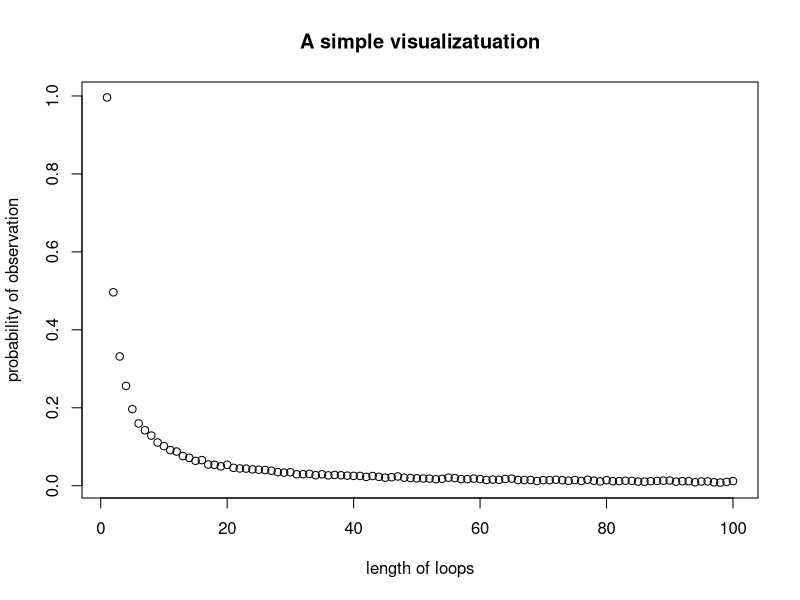

This chart was generated by the following R code:
## Statistical Programming, Practical 2
## Github repo: https://github.com/ElliotLeishman/Group_Assignment_2.git
## Christos Giannikos (s2436019), Elliot Leishman (s1808740), 
## Patrick Renaud (s2462989)
## Christos Giannikos (Pall Function, formatted the graph)
## Elliot Leishman (Pone, Box_Choice and check functions & commenting up to Pall)
## Patrick Renaud (Dloops Function and comments, value of final probability)


## We have 2n prisoners’ numbered between 1 and 2n. Each prisoner enters a room 
## filled with 2n boxes, each boxes in turn has a number between 1 and 2n inside 
## it. Each prisoner gets to choose n boxes, if every prisoner chooses a box 
## containing their own number all prisoners go free. In this assignment we 
## investigate the effect different strategies for picking the boxes has on the 
## probability that the prisoners all go free. 
## Specifically, we investigate the following three strategies:
## 1: Each prisoner starts with the box corresponding to their number, eg. The 
## first prisoner will open the first box. If the number inside this box is the 
## prisoners’ number then the prisoner has found their number. If it isn’t they 
## move to the box corresponding to that number. This is repeated until the 
## prisoner has selected n boxes.
## 2: Exactly the same as strategy 1 but each prisoner starts with a random box.
## 3: Each prisoner chooses n boxes at random.

##General Outline: 
## We define a function called Box_Choice which returns the box choices a 
## prisoner will make depending on the strategy they have chosen. Next, we 
## define a check function which simply checks if a vector contains a specific 
## determined element. We then define a function Pone which determines the 
## probability an individual prisoner will find their number given a strategy. 
## Function Pall then determines the probability that all prisoners go free. 
## Finally, we define a function dloops to investigate the presence of
## loops in a random shuffling of boxes and then find the probability of each
## loop length 1:2n occurring at least once per shuffling.



Box_Choice <- function(n, k, box_values, strategy){
  ## This function will be called when we need a selection of boxes as chosen 
  ## by either strategy 1, 2 or 3. Its inputs are:
  ##    n - The number of boxes to be chosen,
  ##    k - The number of specific prisoner,
  ##    box_values - The number inside each box (to be generated before function
  ##    is called),
  ##    strategy - Determines which strategy we should use out of 1,2 or 3.
  ## The function outputs a vector, named choice, of n numbers between 1 and 2n 
  ## inclusive which have been chosen by following the indicated strategy.
  
  choice <- array(0, c(n)) ## Intialise choice vector
  if (strategy == 1){ ## Strategy 1
    choice[1] <- box_values[k] ## Sets first element as the number in box k.
    for (i in 2:n){
      choice[i] <- box_values[choice[i-1]]
    }
  }
  if (strategy == 2){
    random <- sample(1:(2*n), 1, replace = FALSE) ## Selects the random number
    ## to start from.
    choice[1] <- box_values[random]
    for (i in 2:n){
      choice[i] <- box_values[choice[i-1]]
    }
  }
  if (strategy == 3){
    choice <- sample(1:(2*n),n, replace = FALSE) ## Generates n random integers 
    ## between 1 and 2n.
  }
  return(choice)
}

check <- function(k, a){
  ## Function checks if a number k is in a vector a if so it returns 1 else 0.
  if (k %in% a){return(1)}
  else{return(0)}
}


Pone <- function(n, k, strategy, nreps){
  ## Function which runs a stochastic model to estimate the probability one
  ## prisoner finds their number. Its inputs are:
  ##    n - number of boxes opened by prisoner,
  ##    k - prisoner number,
  ##    strategy - strategy deployed by prisoner,
  ##    nreps - number of times we run stochastic model.
  ## It outputs a real number.
  count <- 0 ## Initialise counter
  for (i in 1:nreps){
    box_values <- sample(1:(2 * n), 2 * n, replace = FALSE) ## Generates the 
    ## numbers in each box randomly.
    count <- count + check(k, Box_Choice(n, k, box_values, strategy)) ## If the 
    ## vector returned by the Box_Choice function contains the prisoners number
    ## we add one to the counter.
  }
  return(count/nreps)
}


Pall <- function(n, strategy, nreps){
  ## Function runs a stochastic simulation to estimate the probability that all 
  ## prisoners find their number and hence are released. It has the inputs n, 
  ## strategy and nreps, which are already defined in previous functions. It
  ## returns a real number between 0 and 1.
  ## It works by first initialising a zero array of dimensions nreps x 2n. Then
  ## generating the numbers inside each box, since these numbers should be same 
  ## for all prisoners in each simulation. We then replace the entries of the
  ## array using the check and Box_Choice functions to store data on if each
  ## prisoner finds their number. We then manipulate this data to return the 
  ## probability.
  
  
  A <- array(0, c(nreps, 2 * n)) ## Set up empty array.
  for (i in 1:nreps){
    box_values <- sample(1:(2 * n), 2 * n, replace = FALSE)
    for (k in 1:(2 * n)){
      A[i,k] <- check(k, Box_Choice(n, k, box_values, strategy))
    }
  }
  x <- apply(A, 1, sum) ## Sum rows 
  x <- match(x, 2 * n)  ## Finds entries equalling 2n, these are the ones where 
  ## all prisoners find their number.
  x <- x[which(x!="NA")]## Remove NAs
  return(length(x)/ nreps)
}

## We now estimate the probability a prisoner finds their number by running the
## function Pone, for each strategy, first for n = 5. 
Pone(5, 1, 1, 1000) ;Pone(5, 1, 2, 1000);Pone(5, 1, 3, 1000)
## and then for n = 50.
Pone(50, 1, 1, 1000);Pone(50, 1, 2, 1000);Pone(50, 1, 3, 1000)
## We have set k = 1 as the choice of k is arbitrary and will not affect the 
## probabilities.

## Now we estimate the joint probability all prisoners are freed by running the
## function Pall, for each strategy, again for n = 5 and n = 50.
Pall(5, 1, 1000);Pall(5, 2, 1000);Pall(5, 3, 1000)
Pall(50, 1, 1000);Pall(50, 2, 1000);Pall(50, 3, 1000)


## The results from running the function suggest that all three strategies give 
## approximately the same chance of suggest for one prisoner. However, rather 
## surprisingly, for all the prisoners to achieve success, the first strategy is 
## much better at around 33% chance of success. We hypothesise this is due to 
## this method not being truly independent since the prisoners all start at the 
## box predetermined by their number. 

## It is worth pointing out that if strategies 2 and 3 are indeed independent as 
## the simulation would suggest, the joint probability of two prisoners being 
## set free (ie n=1) is 0.5^2 or 0.25. This is less than the probability of 100 
##prisoners being released if they follow strategy 1.



dloops <- function(n,nreps){
  ## This function simulates the probabilities that a loop of 1 to 2n length
  ## can occur within one random shuffling of boxes. It takes the inputs n 
  ## and nreps and returns an probability vector of length 2n (loop_freq). It 
  ## first initialises a zero vector of length 2n and then for 1:nreps 
  ## iterations will generate a 2n*2n empty matrix (loops) where we can store 
  ## our found loops in order to avoid counting the same loop multiple times. 
  ## It will then sample 2n values from 1:2n simulating the boxes (b). 
  ## The function will then loop over each element of our sample (b) and search 
  ## for loops within the sample. It will then store any loops found in our 
  ## 2n*2n matrix and will count the number of times a loop of each length 
  ## occurs in the (loop_freq) vector. Once the whole sample has been checked it
  ## will start again and continue until nreps have been reached. To end, the 
  ## function will then take the (loop_freq) vector and it will divide each 
  ## element by the total number of iterations which were done
  ## The function then returns us the probability vector, whose elements 
  ## represent the probability with which loops of length 1:2n occur.
  
  
  loop_freq=array(0,2*n) # Set up empty vector to count loop length frequency
  
  for (h in 1:nreps){
    loops=array(0,c(2*n,2*n)) # Set up empty vector to store loops
    b <- sample(1:(2*n), 2*n, replace = FALSE)
    
    for (j in b){
      
      if (check(b[j],loops)==0){ # Check if loop already exists in s
        loops[j,1]<-b[j]
        
        for (i in 2:(2*n)){ # Initialise recursion
          loops[j,i]<-b[loops[j,i-1]]
          
          if (loops[j,i]==b[j]){ # Check if new box is same as original box
            loop_freq[i-1]<-loop_freq[i-1]+1
            break
          }
          
          # If we reach 2n i without finding the first number again then the
          # 2nth box must conatin the number for box 1 and so we have a loop
          # of length 2n
          if (loops[j,(2*n)]!=b[j] && loops[j,(2*n)]!=0){
            loop_freq[(2*n)]<-loop_freq[(2*n)]+1
          }
        }
      }
    }
  }
  print(loop_freq)
  loop_prob<-loop_freq/nreps # Find probabilities from frequency
  return(loop_prob) # Return the probability vector
}

# Sample of probabilities for n=50 and 10000 nreps
d<-dloops(50,10000)

## Furthermore, we will try to access the probability of no loops longer than 
## n=50 appearing in a random reshuffling of cards to boxes. This probability 
## can be estimated by 1 minus the sum the estimated probabilities of observing 
## a loop of length l, l=51,52,...,100 in a random shuffling of 100 cards, i.e.
p_under_50=1-sum(d[51:100])
p_under_50
## This probability is equal to the probability that 100 prisoners succeed in 
## finding their cards when acting under strategy 1, i.e pall(100,1,), since the
## existence or not of a loop larger than n is what determines whether they 
## succeed or not. As a result, we expect it to be close to 0.3333, since in 
## theory it is equal to 1-(1/51+1/52+...+1/100)=1/3.


## Finally, we will try to visualize the probabilities of p-under_50 that we 
## calculated with a simple scatterplot
## First, we create a data frame with the data we desire to visualize
data = data.frame( x=1:100, y=d)

## Basic scatterplot
## We place on the x-axis the possible lengths of the loops in a random 
## shuffling of 100 cards and on the y-axis the probabilities of observing 
## loops of length l
plot(data$x, data$y,
     xlab="length of loops", ylab="probability of observation",
     main="A simple visualizatuation")



  
  
  
  
  
  









